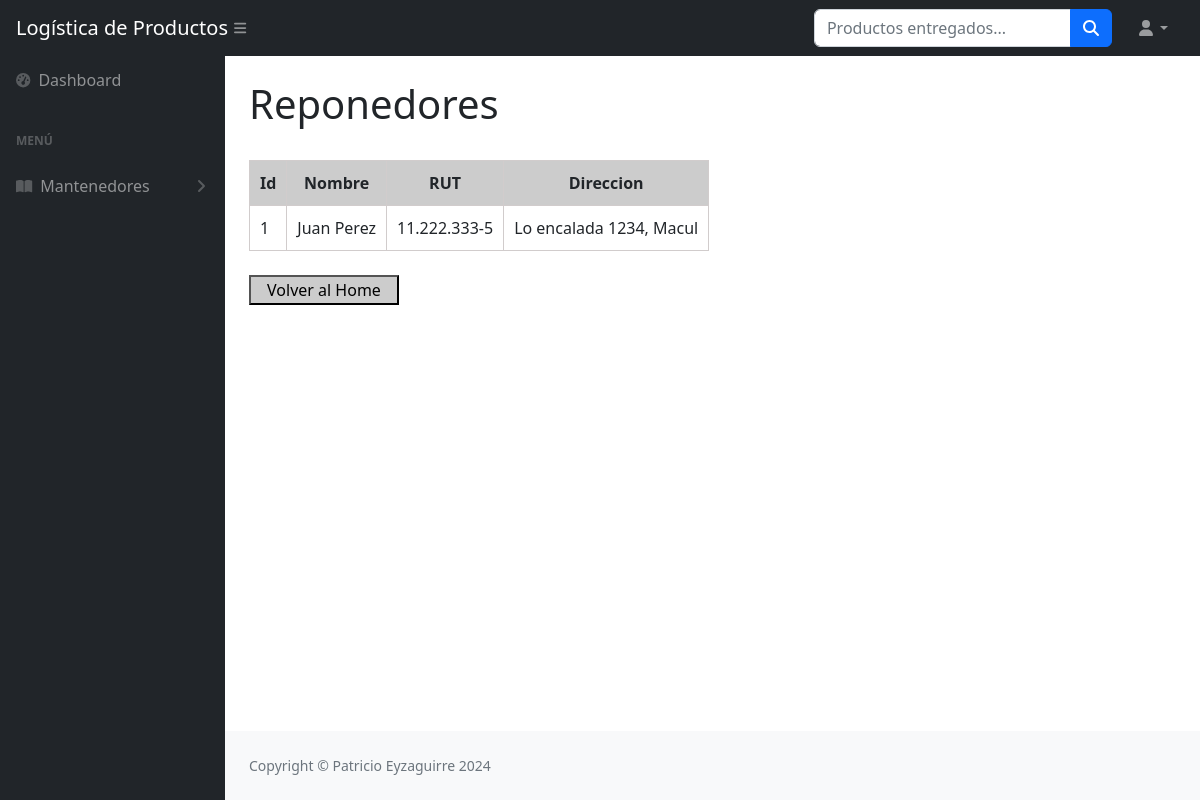
/Flujos/Repartidores, run on the app's committed database.
### Flujos/models.py (models this page shows)
class Repartidor(models.Model):
    nombre = models.CharField(max_length = 50)
    rut = models.CharField(max_length = 50)
    direccion = models.CharField(max_length = 50)

### Flujos/views.py (the view)
# urls.py: path('Repartidores', ver_repartidores, name = "Repartidores"),
def ver_repartidores(request):
    contexto = {'repartidores': Repartidor.objects.all()}
    return render(request, "Flujos/repartidores.html", contexto)

### Flujos/templates/Flujos/repartidores.html (shortened to what this page needs)
{% extends 'Flujos/home.html' %}
{% block titulo %}
    <div class="container-fluid px-4">
        <h1 class="mt-4">Reponedores</h1>
        <br>
    </div>
{% endblock titulo %}
{% block contenido %}
    <div class="container-fluid px-4">
        <table>
            <thead>
                <tr>
                    <th>Id</th>
                    <th>Nombre</th>
                    <th>RUT</th>
                    <th>Direccion</th>
                </tr>
            </thead>
            <tbody>
                {% for c in repartidores %}
                    <tr>
                        <td>{{c.id}}</td>
                        <td>{{c.nombre}}</td>
                        <td>{{c.rut}}</td>
                        <td>{{c.direccion}}</td>
                    </tr>
                {% endfor %}
            </tbody>
        </table>
        <br>
        <a href="{% url 'home' %}">
            <input type="button" value= "Volver al Home" style="background-color: #cccccc; width: 150px">
        </a>
    </div>
{% endblock contenido %}

### Flujos/templates/Flujos/repartidores.html (style rules this page uses)
table, th, td { border: 1px solid #d1cccc; border-collapse: collapse; }
th, td { padding: 10px; }
th { text-align: center; background-color: #cccccc ; }

### data on the page
Repartidor: id "1", nombre "Juan Perez", rut "11.222.333-5", direccion "Lo encalada 1234, Macul"
